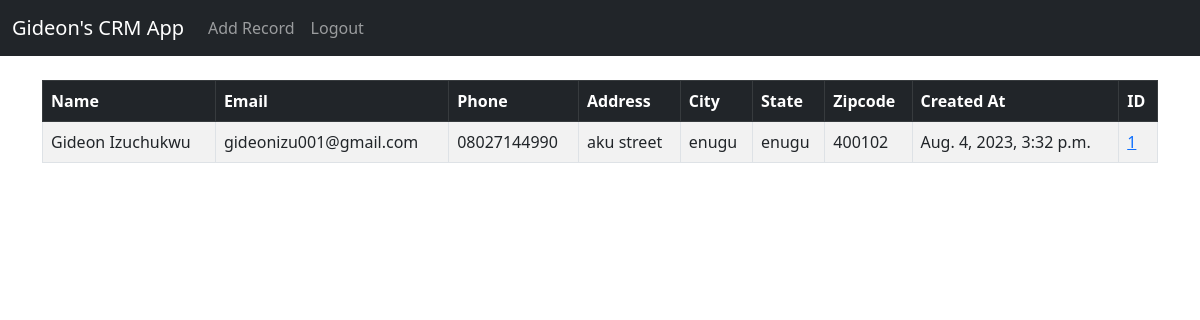
Before: / (signed in) with the older database file.
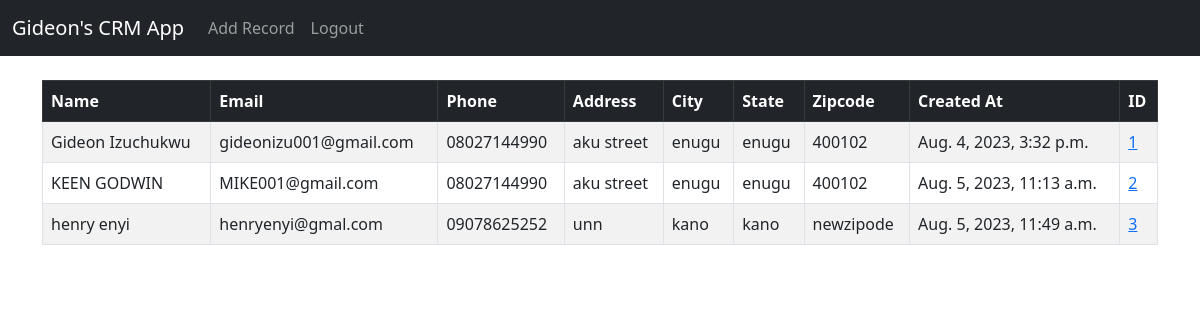
After: the same page with the newer database file.
### CRM_APP/models.py (models this page shows, shortened)
class Record(models.Model):
	created_at = models.DateTimeField(auto_now_add=True)
	first_name = models.CharField(max_length=50)
	last_name =  models.CharField(max_length=50)
	email =  models.CharField(max_length=100)
	phone = models.CharField(max_length=15)
	address =  models.CharField(max_length=100)
	city =  models.CharField(max_length=50)
	state =  models.CharField(max_length=50)
	zipcode =  models.CharField(max_length=20)

### CRM_APP/views.py (the view)
# urls.py: path('', views.home, name='home'),
def home(request):
	records = Record.objects.all()
	if request.method == 'POST':
		username = request.POST['username']
		password = request.POST['password']
		user = authenticate(request, username=username, password=password)
		if user is not None:
			login(request, user)
			messages.success(request, "You Have Been Logged In!")
			return redirect('home')
		else:
			messages.success(request, "There Was An Error Logging In, Please Try Again...")
			return redirect('home')
	else:
		return render(request, 'home.html', {'records':records})

### templates/home.html (shortened to what this page needs)
{% extends 'base.html' %}
{% block content %}
{% if user.is_authenticated %}
<table class="table table-striped table-hover table-bordered">
  <thead class="table-dark">
    <tr>
      <th scope="col">Name</th>
      <th scope="col">Email</th>
      <th scope="col">Phone</th>
      <th scope="col">Address</th>
      <th scope="col">City</th>
      <th scope="col">State</th>
      <th scope="col">Zipcode</th>
      <th scope="col">Created At</th>
      <th scope="col">ID</th>
    </tr>
  </thead>
  <tbody>
{% if records %}
	{% for record in records %}
		<tr>
			<td>{{ record.first_name }} {{ record.last_name }}</td>
			<td>{{ record.email }}</td>
			<td>{{ record.phone }}</td>
			<td>{{ record.address }}</td>
			<td>{{ record.city }}</td>
			<td>{{ record.state }}</td>
			<td>{{ record.zipcode }}</td>
			<td>{{ record.created_at }}</td>
			<td><a href="{% url 'record' record.id %}">{{ record.id }}</a></td>
		</tr>
	{% endfor %}
{% endif %}
	  </tbody>
	</table>
{% endif %}
{% endblock %}

### templates/base.html (shortened to what this page needs)
<!doctype html>
<html lang="en">
  <head>
    <link href="https://cdn.jsdelivr.net/npm/bootstrap@5.3.0-alpha1/dist/css/bootstrap.min.css" rel="stylesheet">
  </head>
  <body>
    {% include 'navbar.html' %}
    <div class="container">
      <br/>
      {% block content %}
      {% endblock%}
    </div>
  </body>
</html>

### templates/navbar.html (shortened to what this page needs)
<nav class="navbar navbar-expand-lg navbar-dark bg-dark">
    <div class="container-fluid">
      <a class="navbar-brand" href="{% url 'home' %}">Gideon's CRM App</a>
      <div class="collapse navbar-collapse" id="navbarSupportedContent">
        <ul class="navbar-nav me-auto mb-2 mb-lg-0">
          {% if user.is_authenticated %}
          <li class="nav-item">
            <a class="nav-link" href="{% url 'add_record' %}">Add Record</a>
          </li>
          <li class="nav-item">
            <a class="nav-link" href="{% url 'logout' %}">Logout</a>
          </li>
          {% endif %}
        </ul>
      </div>
    </div>
  </nav>

Changed rows visible on the page:
added Record: first_name "KEEN", last_name "GODWIN", email "MIKE001@gmail.com", phone "08027144990", address "aku street", city "enugu", state "enugu", zipcode "400102", created_at "Aug. 5, 2023, 11:13 a.m.", id "2"
added Record: first_name "henry", last_name "enyi", email "henryenyi@gmal.com", phone "09078625252", address "unn", city "kano", state "kano", zipcode "newzipode", created_at "Aug. 5, 2023, 11:49 a.m.", id "3"
